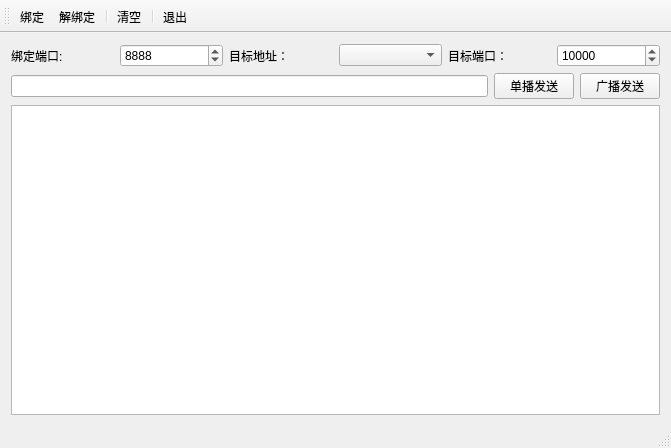
<?xml version="1.0" encoding="UTF-8"?>
<ui version="4.0">
 <class>ExTrans</class>
 <widget class="QMainWindow" name="ExTrans">
  <property name="geometry">
   <rect>
    <x>0</x>
    <y>0</y>
    <width>671</width>
    <height>448</height>
   </rect>
  </property>
  <property name="windowTitle">
   <string>ExTrans</string>
  </property>
  <widget class="QWidget" name="centralWidget">
   <layout class="QVBoxLayout" name="verticalLayout">
    <item>
     <layout class="QHBoxLayout" name="horizontalLayout_4">
      <item>
       <layout class="QHBoxLayout" name="horizontalLayout">
        <item>
         <widget class="QLabel" name="label">
          <property name="text">
           <string>绑定端口:</string>
          </property>
         </widget>
        </item>
        <item>
         <widget class="QSpinBox" name="spinBox">
          <property name="maximum">
           <number>65000</number>
          </property>
          <property name="value">
           <number>8888</number>
          </property>
         </widget>
        </item>
       </layout>
      </item>
      <item>
       <layout class="QHBoxLayout" name="horizontalLayout_3">
        <item>
         <widget class="QLabel" name="label_3">
          <property name="text">
           <string>目标地址：</string>
          </property>
         </widget>
        </item>
        <item>
         <widget class="QComboBox" name="comboBox"/>
        </item>
       </layout>
      </item>
      <item>
       <layout class="QHBoxLayout" name="horizontalLayout_2">
        <item>
         <widget class="QLabel" name="label_2">
          <property name="text">
           <string>目标端口：</string>
          </property>
         </widget>
        </item>
        <item>
         <widget class="QSpinBox" name="spinBox_2">
          <property name="maximum">
           <number>65000</number>
          </property>
          <property name="value">
           <number>10000</number>
          </property>
         </widget>
        </item>
       </layout>
      </item>
     </layout>
    </item>
    <item>
     <layout class="QHBoxLayout" name="horizontalLayout_5">
      <item>
       <widget class="QLineEdit" name="lineEdit"/>
      </item>
      <item>
       <widget class="QPushButton" name="pushButton">
        <property name="text">
         <string>单播发送</string>
        </property>
       </widget>
      </item>
      <item>
       <widget class="QPushButton" name="pushButton_2">
        <property name="text">
         <string>广播发送</string>
        </property>
       </widget>
      </item>
     </layout>
    </item>
    <item>
     <widget class="QPlainTextEdit" name="plainTextEdit"/>
    </item>
   </layout>
  </widget>
  <widget class="QMenuBar" name="menuBar">
   <property name="geometry">
    <rect>
     <x>0</x>
     <y>0</y>
     <width>671</width>
     <height>25</height>
    </rect>
   </property>
  </widget>
  <widget class="QToolBar" name="mainToolBar">
   <property name="toolButtonStyle">
    <enum>Qt::ToolButtonTextBesideIcon</enum>
   </property>
   <attribute name="toolBarArea">
    <enum>TopToolBarArea</enum>
   </attribute>
   <attribute name="toolBarBreak">
    <bool>false</bool>
   </attribute>
   <addaction name="actBind"/>
   <addaction name="actDisbind"/>
   <addaction name="separator"/>
   <addaction name="actClean"/>
   <addaction name="separator"/>
   <addaction name="actQuit"/>
  </widget>
  <widget class="QStatusBar" name="statusBar"/>
  <action name="actBind">
   <property name="icon">
    <iconset resource="resources.qrc">
     <normaloff>:/images/Image6.png</normaloff>:/images/Image6.png</iconset>
   </property>
   <property name="text">
    <string>绑定</string>
   </property>
   <property name="toolTip">
    <string>绑定端口</string>
   </property>
  </action>
  <action name="actDisbind">
   <property name="icon">
    <iconset resource="resources.qrc">
     <normaloff>:/images/Image3.png</normaloff>:/images/Image3.png</iconset>
   </property>
   <property name="text">
    <string>解绑定</string>
   </property>
   <property name="toolTip">
    <string>解除绑定</string>
   </property>
  </action>
  <action name="actClean">
   <property name="icon">
    <iconset resource="resources.qrc">
     <normaloff>:/images/Image1.png</normaloff>:/images/Image1.png</iconset>
   </property>
   <property name="text">
    <string>清空</string>
   </property>
   <property name="toolTip">
    <string>清空文本</string>
   </property>
  </action>
  <action name="actQuit">
   <property name="icon">
    <iconset resource="resources.qrc">
     <normaloff>:/images/Image2.jpg</normaloff>:/images/Image2.jpg</iconset>
   </property>
   <property name="text">
    <string>退出</string>
   </property>
   <property name="toolTip">
    <string>退出程序</string>
   </property>
  </action>
 </widget>
 <layoutdefault spacing="6" margin="11"/>
 <resources>
  <include location="resources.qrc"/>
 </resources>
 <connections/>
</ui>
